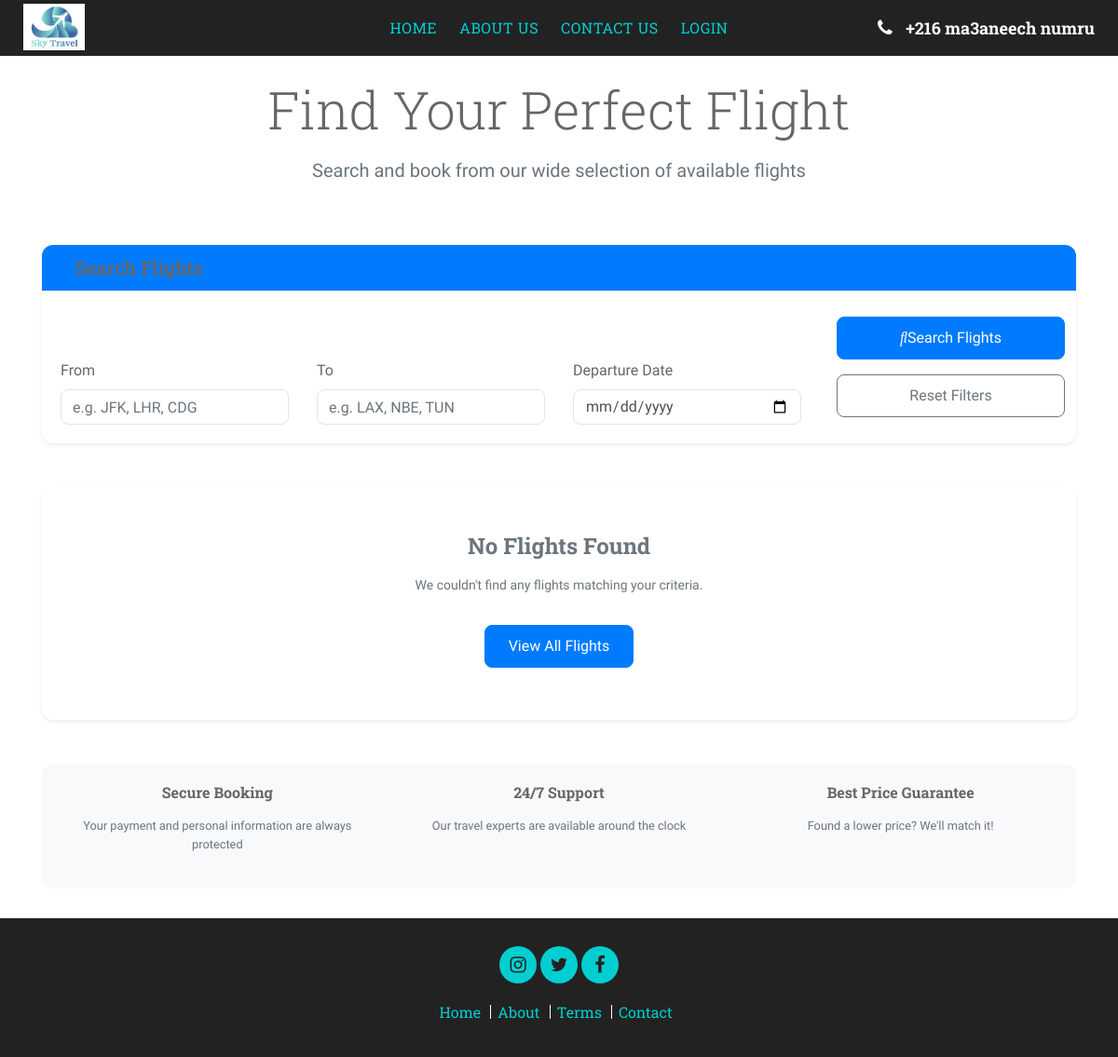
The app's page /flights/, older data.
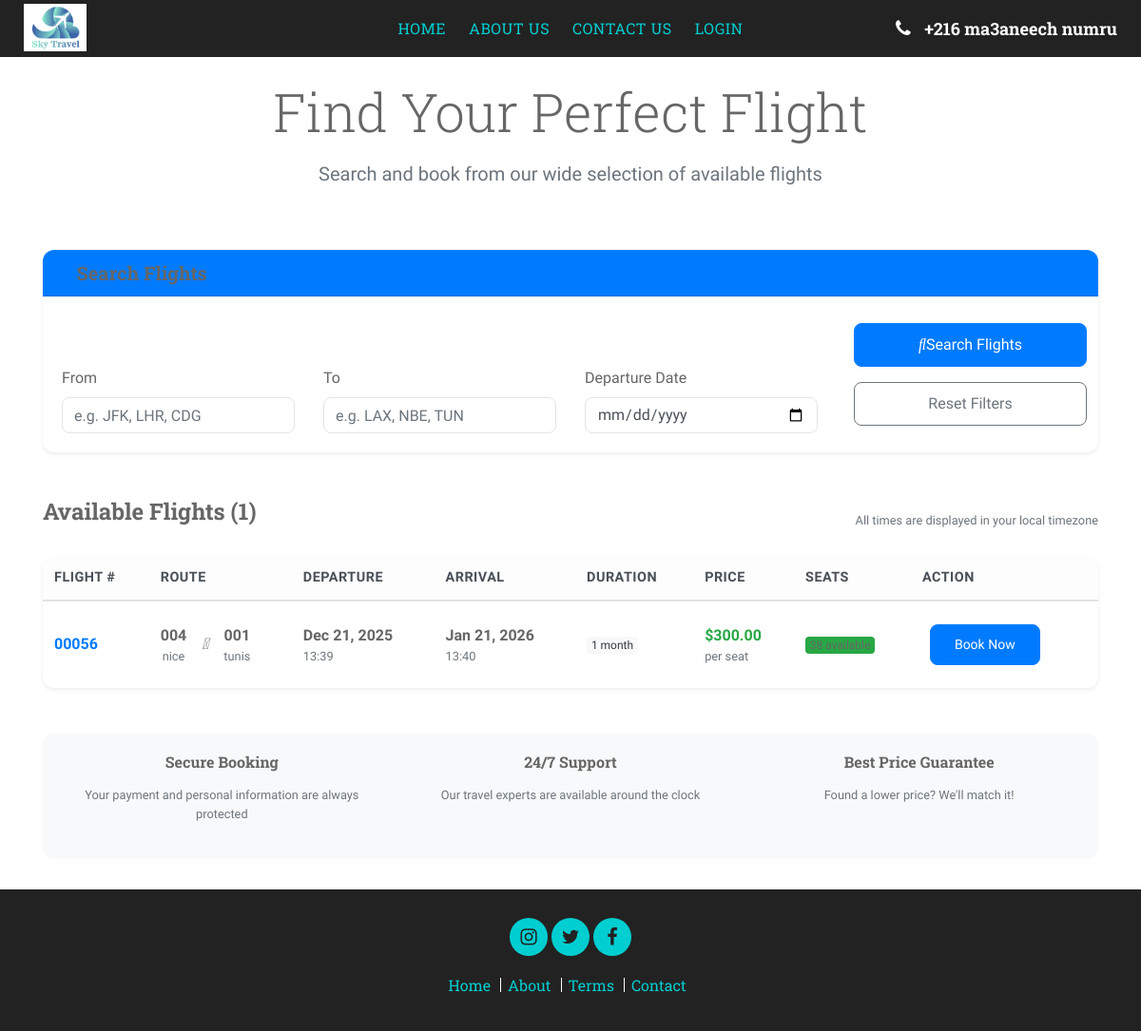
The same page, newer data.
### reservations/models.py (models this page shows, shortened)
class Flight(models.Model):
    number = models.CharField(max_length=10)
    origin = models.ForeignKey(Airport, related_name='departures', on_delete=models.CASCADE)
    destination = models.ForeignKey(Airport, related_name='arrivals', on_delete=models.CASCADE)
    departure_time = models.DateTimeField()
    arrival_time = models.DateTimeField()
    price = models.DecimalField(max_digits=10, decimal_places=2)
    seats = models.PositiveIntegerField()
    @property
    def available_seats(self):
        booked = self.booking_set.aggregate(total=Sum("seats")).get("total") or 0
        return max(self.seats - booked, 0)
    class Meta:
        constraints = [
            models.CheckConstraint(
                check=Q(arrival_time__gt=F("departure_time")),
                name="arrival_after_departure",
            ),
            models.CheckConstraint(
                check=Q(price__gte=0) & Q(seats__gte=0),
                name="non_negative_price_seats",
            ),
        ]

class Airport(models.Model):
    code = models.CharField(max_length=10, unique=True)
    name = models.CharField(max_length=100)
    city = models.CharField(max_length=100)
    country = models.CharField(max_length=100)

### reservations/views.py (the view)
# urls.py: path('flights/', views.flight_list, name='flight_list'),
def flight_list(request):
    flights = Flight.objects.filter(departure_time__gte=timezone.now())
    origin = request.GET.get("origin")
    destination = request.GET.get("destination")
    date = request.GET.get("date")
    if origin:
        flights = flights.filter(origin__code__iexact=origin)
    if destination:
        flights = flights.filter(destination__code__iexact=destination)
    if date:
        flights = flights.filter(departure_time__date=date)
    flights = flights.order_by("departure_time")
    return render(request, "reservations/flight_list.html", {
        "flights": flights,
        "origin": origin or "",
        "destination": destination or "",
        "date": date or "",
    })

### templates/reservations/flight_list.html (shortened to what this page needs)
{% extends 'base_template/base.html' %}
{% load static %}
{% load tz %}
{% block content %}
<div class="container mt-4" style="padding-top: 80px;">
    <div class="row mb-5">
        <div class="col-12 text-center">
            <h1 class="display-4 mb-3">Find Your Perfect Flight</h1>
            <p class="lead text-muted">Search and book from our wide selection of available flights</p>
        </div>
    </div>
    <div class="card shadow-sm mb-5">
        <div class="card-header bg-primary text-white">
            <h5 class="mb-0"><i class="fas fa-search me-2"></i>Search Flights</h5>
        </div>
        <div class="card-body">
            <form method="get" class="row g-3 align-items-end">
                <div class="col-md-3">
                    <label class="form-label fw-bold">From</label>
                    <input type="text" name="origin" value="{{ origin }}" class="form-control" placeholder="e.g. JFK, LHR, CDG">
                </div>
                <div class="col-md-3">
                    <label class="form-label fw-bold">To</label>
                    <input type="text" name="destination" value="{{ destination }}" class="form-control" placeholder="e.g. LAX, NBE, TUN">
                </div>
                <div class="col-md-3">
                    <label class="form-label fw-bold">Departure Date</label>
                    <input type="date" name="date" value="{{ date }}" class="form-control">
                </div>
                <div class="col-md-3">
                    <button type="submit" class="btn btn-primary w-100">
                        <i class="fas fa-search me-2"></i>Search Flights
                    </button>
                    <a href="?" class="btn btn-outline-secondary w-100 mt-2">Reset Filters</a>
                </div>
            </form>
        </div>
    </div>
    {% if flights %}
    <div class="d-flex justify-content-between align-items-center mb-3">
        <h4>Available Flights ({{ flights|length }})</h4>
        <div class="text-muted">
            <small>All times are displayed in your local timezone</small>
        </div>
    </div>
    {% endif %}
    <div class="card shadow-sm">
        <div class="card-body p-0">
            {% if flights %}
            <div class="table-responsive">
                <table class="table table-hover mb-0">
                    <thead class="table-light">
                        <tr>
                            <th>Flight #</th>
                            <th>Route</th>
                            <th>Departure</th>
                            <th>Arrival</th>
                            <th>Duration</th>
                            <th>Price</th>
                            <th>Seats</th>
                            <th>Action</th>
                        </tr>
                    </thead>
                    <tbody>
                    {% for flight in flights %}
                        <tr>
                            <td>
                                <strong class="text-primary">{{ flight.number }}</strong>
                            </td>
                            <td>
                                <div class="d-flex align-items-center">
                                    <div class="text-center">
                                        <strong>{{ flight.origin.code }}</strong>
                                        <div class="text-muted small">{{ flight.origin.city }}</div>
                                    </div>
                                    <div class="mx-3">
                                        <i class="fas fa-arrow-right text-muted"></i>
                                    </div>
                                    <div class="text-center">
                                        <strong>{{ flight.destination.code }}</strong>
                                        <div class="text-muted small">{{ flight.destination.city }}</div>
                                    </div>
                                </div>
                            </td>
                            <td>
                                <strong>{{ flight.departure_time|localtime|date:"M d, Y" }}</strong>
                                <div class="text-muted small">{{ flight.departure_time|localtime|time:"H:i" }}</div>
                            </td>
                            <td>
                                <strong>{{ flight.arrival_time|localtime|date:"M d, Y" }}</strong>
                                <div class="text-muted small">{{ flight.arrival_time|localtime|time:"H:i" }}</div>
                            </td>
                            <td>
                                {% with duration=flight.arrival_time|timeuntil:flight.departure_time %}
                                <span class="badge bg-light text-dark">{{ duration }}</span>
                                {% endwith %}
                            </td>
                            <td>
                                <strong class="text-success">${{ flight.price }}</strong>
                                <div class="text-muted small">per seat</div>
                            </td>
                            <td>
                                {% if flight.available_seats > 5 %}
                                    <span class="badge bg-success">{{ flight.available_seats }} available</span>
                                {% elif flight.available_seats > 0 %}
                                    <span class="badge bg-warning text-dark">{{ flight.available_seats }} left</span>
                                {% else %}
                                    <span class="badge bg-danger">Sold out</span>
                                {% endif %}
                            </td>
                            <td>
                                {% if flight.available_seats > 0 %}
                                <a href="{% url 'flight_detail' flight.pk %}" class="btn btn-primary btn-sm">
                                    Book Now
                                </a>
                                {% else %}
                                <button class="btn btn-secondary btn-sm" disabled>Sold Out</button>
                                {% endif %}
                            </td>
                        </tr>
                    {% endfor %}
                    </tbody>
                </table>
            </div>
            {% else %}
            <div class="text-center py-5">
                <h4 class="text-muted">No Flights Found</h4>
                <p class="text-muted mb-4">We couldn't find any flights matching your criteria.</p>
                <a href="?" class="btn btn-primary">View All Flights</a>
            </div>
            {% endif %}
        </div>
    </div>
    <div class="row mt-5">
        <div class="col-12">
            <div class="card bg-light">
                <div class="card-body">
                    <div class="row text-center">
                        <div class="col-md-4 mb-3 mb-md-0">
                            <h6>Secure Booking</h6>
                            <p class="text-muted small">Your payment and personal information are always protected</p>
                        </div>
                        <div class="col-md-4 mb-3 mb-md-0">
                            <h6>24/7 Support</h6>
                            <p class="text-muted small">Our travel experts are available around the clock</p>
                        </div>
                        <div class="col-md-4">
                            <h6>Best Price Guarantee</h6>
                            <p class="text-muted small">Found a lower price? We'll match it!</p>
                        </div>
                    </div>
                </div>
            </div>
        </div>
    </div>
</div>
{% endblock %}

### templates/base_template/base.html (shortened to what this page needs)
<!DOCTYPE html>
{% load static %}
<html lang="en">
<head>
    <link href="{% static 'vendor/bootstrap/css/bootstrap.min.css' %}" rel="stylesheet">
    <link href="{% static 'vendor/font-awesome/css/font-awesome.min.css' %}" rel="stylesheet">
    <link href="{% static 'vendor/slick/slick.css' %}" rel="stylesheet">
    <link href="{% static 'vendor/slick/slick-theme.css' %}" rel="stylesheet">
    <link href="{% static 'vendor/tempusdominus/css/tempusdominus-bootstrap-4.min.css' %}" rel="stylesheet">
    <link href="{% static 'css/hover-style.css' %}" rel="stylesheet">
    <link href="{% static 'css/style.css' %}" rel="stylesheet">
</head>
<body>
    <header id="header">
        <a href="{% url 'home' %}" class="logo">
            <img src="{% static 'img/logo.png' %}" alt="logo">
        </a>
        <div class="phone">
            <i class="fa fa-phone"></i> +216 ma3aneech numru
        </div>
        <nav class="main-menu top-menu">
            <ul>
                <li class="{% if request.resolver_match.url_name == 'home' %}active{% endif %}">
                    <a href="{% url 'home' %}">Home</a>
                </li>
                <li class="{% if request.resolver_match.url_name == 'about' %}active{% endif %}">
                    <a href="{% url 'about' %}">About Us</a>
                </li>
                <li class="{% if request.resolver_match.url_name == 'contact' %}active{% endif %}">
                    <a href="{% url 'contact' %}">Contact Us</a>
                </li>
                  {% if user.is_authenticated %}
                    <li>
                        <form method="post" action="{% url 'logout' %}" style="display:inline;">
                            {% csrf_token %}
                            <button type="submit" class="btn btn-link" style="padding:0; border:none; background:none;">Logout</button>
                        </form>
                    </li>
                {% else %}
                    <li class="{% if request.resolver_match.url_name == 'login' %}active{% endif %}">
                        <a href="{% url 'login' %}">Login</a>
                    </li>
                {% endif %}
            </ul>
        </nav>
    </header>
    {% block content %}{% endblock %}
    <div id="footer">
        <div class="container">
            <div class="row">
                <div class="col-12">
                    <div class="social">
                        <a href="#"><li class="fa fa-instagram"></li></a>
                        <a href="#"><li class="fa fa-twitter"></li></a>
                        <a href="#"><li class="fa fa-facebook-f"></li></a>
                    </div>
                </div>
                <div class="col-12">
                    <ul>
                        <li><a href="{% url 'home' %}">Home</a></li>
                        <li><a href="{% url 'about' %}">About</a></li>
                        <li><a href="#">Terms</a></li>
                        <li><a href="{% url 'contact' %}">Contact</a></li>
                    </ul>
                </div>
            </div>
        </div>
    </div>
</body>
</html>

### static/css/hover-style.css (style rules this page uses)
body { background-color:#f1f1f2 }

### static/css/style.css (style rules this page uses)
* { box-sizing: border-box; }
body { color: #666; font-family: 'Raleway', sans-serif; font-weight: 400; background: #ffffff; }
a { color: #222222; transition: 0.5s; }
p { color: #666; font-size: 14px; line-height: 24px; padding: 0; margin: 0 0 15px 0; }
h1, h2, h3, h4, h5, h6 { font-family: 'Roboto Slab', serif; margin: 0; padding: 0; color: #666; font-weight: 700; }
.container { padding-top: 20px; padding-bottom: 20px; }
.card { margin-bottom: 2rem; }
.btn { margin: 5px; }
h1, h2, h3, h4, h5, h6 { margin-bottom: 1rem; }
p { margin-bottom: 1rem; line-height: 1.6; }
#header { background: #222222; position: relative; height: 60px; }
#header .logo { padding-left: 25px; left: 0; display: inline-block; position: absolute; line-height: 55px; }
#header .logo img { max-height: 50px; }
.main-menu { padding: 0 130px; width: 100%; text-align: center; }
.main-menu ul { list-style-type: none; padding: 0; margin: 0; }
.main-menu ul li { display: inline-block; }
.main-menu ul li a { font-family: 'Roboto Slab', serif; color: #00CED1; text-decoration: none; text-transform: uppercase; font-weight: 400; padding: 0 10px; line-height: 60px; letter-spacing: .5px; display: block; transition: color .25s ease, background-color .25s ease; }
.mobile-menu .top-menu { display: block; }
.mobile-menu .top-menu ul { padding: 0; }
.mobile-menu .top-menu ul li { display: block; text-align: center; }
.mobile-menu .top-menu ul li a { padding: 0; line-height: 40px; }
.phone { position: absolute; padding-right: 25px; padding-left: 10px; right: 0; color: #fff; line-height: 60px; cursor: pointer; transition: color .25s ease; font-family: 'Roboto Slab', serif; font-size: 18px; font-weight: 700; }
.phone i { padding-right: 10px; font-size: 20px; }
#footer { position: relative; padding: 30px 0 25px 0; text-align: center; background: #222222; }
#footer .social { position: relative; margin-bottom: 20px; }
#footer a { color: #00CED1; }
#footer .social a { display: inline-block; width: 40px; height: 40px; padding: 5px 10px; background: #00CED1; color: #222222; font-size: 20px; border-radius: 30px; }
#footer ul { margin: 0 0 10px 0; padding: 0; width: 100%; text-align: center; }
#footer ul li { font-family: 'Roboto Slab', serif; font-weight: 400; display: inline-block; list-style-type: none; padding: 0 10px 0 3px; line-height: 15px; border-right: 1px solid #ffffff; }
#footer ul li:last-child { border-right: none; }
.btn { margin: 8px !important; padding: 10px 25px !important; font-weight: 500 !important; transition: all 0.3s ease !important; }
.fas, .fa { margin-bottom: 15px !important; }
h1, h2, h3, h4, h5, h6 { margin-bottom: 1rem !important; }
p { margin-bottom: 1rem !important; line-height: 1.6 !important; }
.container { padding-top: 0 !important; padding-bottom: 0 !important; }

### templates/reservations/flight_list.html (style rules this page uses)
.table th { border-top: none; font-weight: 600; color: #495057; font-size: 0.9rem; text-transform: uppercase; letter-spacing: 0.5px; }
.table td { vertical-align: middle; padding: 1rem 0.75rem; }
.card { border: none; border-radius: 12px; }
.card-header { border-radius: 12px 12px 0 0 !important; }
.btn { border-radius: 8px; font-weight: 500; }
.form-control { border-radius: 8px; border: 1px solid #e1e5e9; }
.badge { font-size: 0.75rem; font-weight: 500; }

Row changes from the older to the newer data that the page shows:
added Flight: number "00056", origin.code "004", origin.city "nice", destination.code "001", destination.city "tunis", departure_time "Dec 21, 2025", departure_time "13:39", arrival_time "Jan 21, 2026", arrival_time "13:40", flight "1 month", price "300.00", seats "Book Now"
Text that changed along with them:
{{ flights|length }}: (not shown) → "1"
text no longer shown: "No Flights Found We couldn't find any flights matching your criteria. View All Flights"
text now shown: "Available Flights ( ) All times are displayed in your local timezone FLIGHT # ROUTE DEPARTURE ARRIVAL DURATION PRICE SEATS ACTION"
